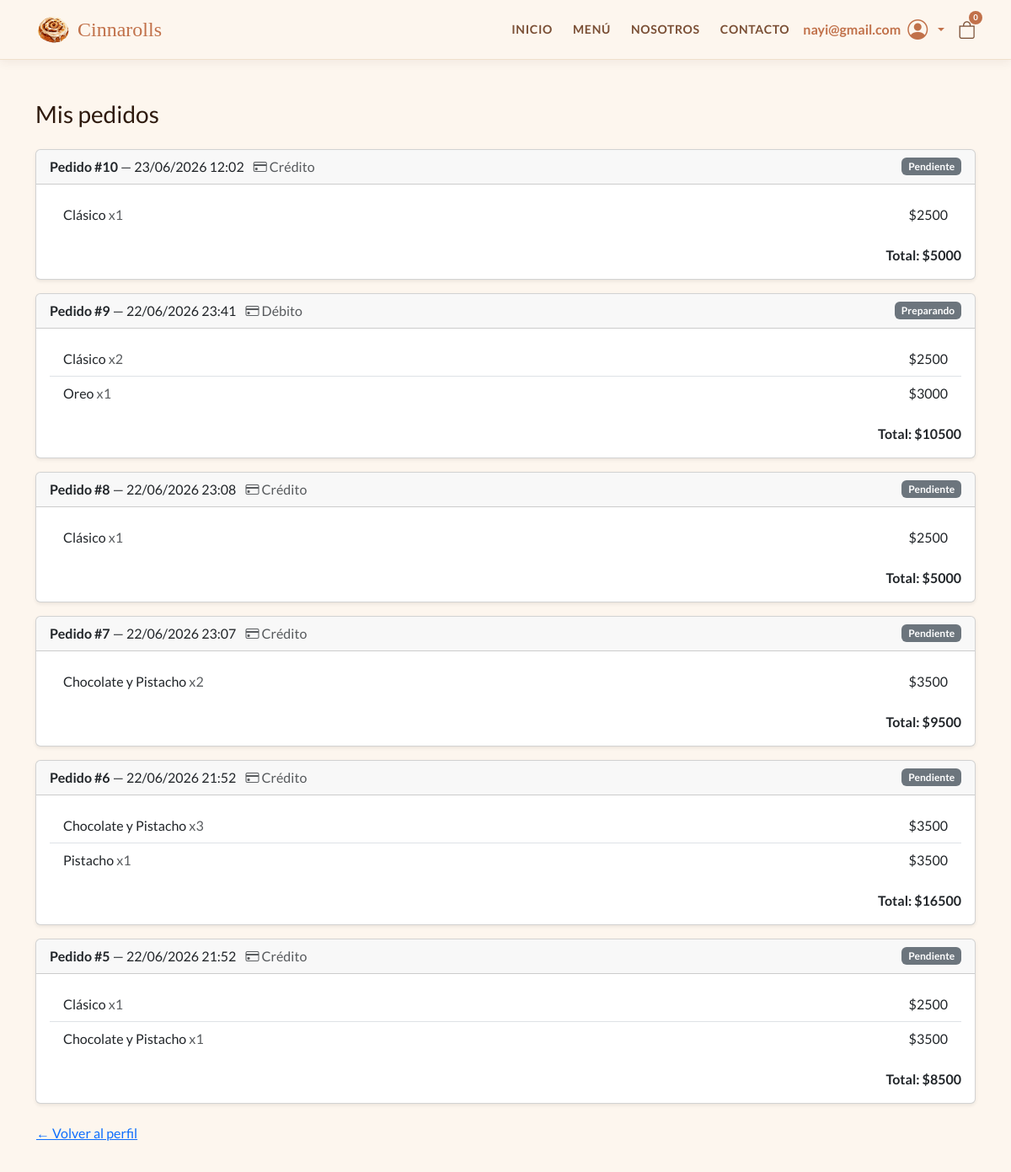
Page /mis-pedidos/ (signed in) on the committed database.
### appcanela/models.py (models this page shows, shortened)
class Pedido(models.Model):
    ESTADO_CHOICES = [
        ('pendiente', 'Pendiente'),
        ('preparando', 'Preparando'),
        ('entregado', 'Entregado'),
        ('cancelado', 'Cancelado'),
    ]
    PAGO_CHOICES = [
        ('credito', 'Crédito'),
        ('debito', 'Débito'),
        ('efectivo', 'Efectivo'),
    ]
    usuario = models.ForeignKey(User, on_delete=models.SET_NULL, null=True, blank=True)
    nombre_cliente = models.CharField(max_length=100, blank=True, null=True)
    metodo_pago = models.CharField(max_length=20, choices=PAGO_CHOICES)
    subtotal = models.IntegerField()
    total = models.IntegerField()
    estado = models.CharField(max_length=20, choices=ESTADO_CHOICES, default='pendiente')
    creado_en = models.DateTimeField(auto_now_add=True)
    direccion_entrega = models.CharField(max_length=200, blank=True, null=True)
    fecha_entrega = models.DateField(blank=True, null=True)
    correo_invitado = models.EmailField(blank=True, null=True)

class ItemPedido(models.Model):
    pedido = models.ForeignKey(Pedido, on_delete=models.CASCADE, related_name='items')
    nombre = models.CharField(max_length=100)
    precio = models.IntegerField()
    cantidad = models.IntegerField(default=1)

### appcanela/views.py (the view)
# urls.py: path('mis-pedidos/', views.mis_pedidos, name='mis_pedidos'),
@login_required
def mis_pedidos(request):
    pedidos = Pedido.objects.filter(usuario=request.user).order_by('-creado_en').prefetch_related('items')
    return render(request, 'appcanela/mis_pedidos.html', {'pedidos': pedidos})

### appcanela/context_processors.py (called while the page is built)
def configuracion_tienda(request):
    config = ConfiguracionTienda.get()
    return {
        "tienda_config": config,
        "tienda_abierta": config.esta_abierto_ahora(),
    }

### appcanela/models.py (called while the page is built)
    @classmethod
    def get(cls):
        obj, _ = cls.objects.get_or_create(pk=1)
        return obj

    def dias_atencion(self):
        return [
            self.atiende_lunes, self.atiende_martes, self.atiende_miercoles,
            self.atiende_jueves, self.atiende_viernes, self.atiende_sabado,
            self.atiende_domingo,
        ]

    def atiende_en_dia(self, fecha):
        return self.dias_atencion()[fecha.weekday()]

    def _to_time(self, valor):
        if isinstance(valor, str):
            return parse_time(valor)
        return valor

    def esta_abierto_ahora(self):
        from django.utils import timezone
        ahora = timezone.localtime()
        if not self.atiende_en_dia(ahora.date()):
            return False
        apertura = self._to_time(self.hora_apertura)
        cierre = self._to_time(self.hora_cierre)
        if apertura is None or cierre is None:
            return True  # si la config está incompleta, no bloqueamos
        return apertura <= ahora.time() <= cierre

### appcanela/templates/appcanela/mis_pedidos.html (shortened to what this page needs)
{% extends 'appcanela/base.html' %}
{% block content %}
<div class="container py-5">
  <h3 class="mb-4">Mis pedidos</h3>
  {% if pedidos %}
    {% for pedido in pedidos %}
    <div class="card mb-3 shadow-sm">
      <div class="card-header d-flex justify-content-between align-items-center">
        <span><strong>Pedido #{{ pedido.id }}</strong> — {{ pedido.creado_en|date:"d/m/Y H:i" }}
          <span class="text-muted ms-2"><i class="bi bi-credit-card"></i> {{ pedido.get_metodo_pago_display }}</span>
        </span>
        <span class="badge bg-secondary">{{ pedido.get_estado_display }}</span>
      </div>
      <div class="card-body">
        <ul class="list-group list-group-flush mb-3">
          {% for item in pedido.items.all %}
          <li class="list-group-item d-flex justify-content-between">
            <span>{{ item.nombre }} <span class="text-muted">x{{ item.cantidad }}</span></span>
            <span>${{ item.precio }}</span>
          </li>
          {% endfor %}
        </ul>
        <p class="text-end mb-0"><strong>Total: ${{ pedido.total }}</strong></p>
      </div>
    </div>
    {% endfor %}
  {% else %}
    <div class="text-center py-5">
      <p class="text-muted">No tienes pedidos aún.</p>
      <a href="{% url 'menu' %}" class="btn btn-outline-dark">Ver el menú</a>
    </div>
  {% endif %}
  <a href="{% url 'perfil' %}" class="btn btn-link ps-0">← Volver al perfil</a>
</div>
{% endblock %}

### appcanela/templates/appcanela/base.html (shortened to what this page needs)
{% load static %}
<!DOCTYPE html>
<html lang="es">
<head>
    <link href="https://cdn.jsdelivr.net/npm/bootstrap@5.3.8/dist/css/bootstrap.min.css" rel="stylesheet">
    <link href="https://cdn.jsdelivr.net/npm/bootstrap-icons@1.11.3/font/bootstrap-icons.min.css" rel="stylesheet">
    <link rel="stylesheet" href="{% static 'appcanela/css/mystyle.css' %}">
</head>
<body>
    {% block navbar %}
    <nav>
        <div class="container d-flex align-items-center">
            <a class="nav-brand" href="{% url 'index' %}">
                <img src="{% static 'appcanela/img/logo.png' %}" alt="Logo" style="width:42px;height:42px;object-fit:contain">
                Cinnarolls
            </a>
            <div class="nav-links ms-auto d-none d-md-flex align-items-center">
                <a href="{% url 'index' %}" class="{% block nav_inicio %}{% endblock %}">Inicio</a>
                <a href="{% url 'menu' %}" class="{% block nav_menu %}{% endblock %}">Menú</a>
                <a href="{% url 'nosotros' %}" class="{% block nav_nosotros %}{% endblock %}">Nosotros</a>
                <a href="{% url 'nosotros' %}#contacto">Contacto</a>
            </div>
            {% if user.is_authenticated %}
            <div class="dropdown ms-3">
                <a class="nav-login text-decoration-none dropdown-toggle d-flex align-items-center gap-2"
                   href="#" role="button" data-bs-toggle="dropdown" aria-expanded="false"
                   style="color:var(--cinnamon); font-weight:700;">
                   <span>{{ user.username }}</span>
                   <i class="bi bi-person-circle fs-4"></i>
                </a>
            </div>
            {% else %}
            <a href="{% url 'login' %}" class="nav-login ms-3 d-flex align-items-center gap-2" title="Iniciar sesión">
                <i class="bi bi-person-circle fs-5" style="color:var(--text-mid)"></i>
            </a>
            {% endif %}
            <a class="nav-cart ms-3" href="{% url 'carrito' %}">
                <i class="bi bi-bag"></i>
                <span id="cart-badge-count">0</span>
            </a>
        </div>
    </nav>
    {% endblock %}
    {% block content %}
    {% endblock %}
</body>
</html>

### appcanela/static/appcanela/css/mystyle.css (style rules this page uses)
:root { --cream: #fdf6ee; --warm-tan: #f0e0cc; --cinnamon: #c1714a; --dark-cin: #a05535; --espresso: #3b1f10; --soft-rose: #e8b49a; --text-dark: #2e1a0e; --text-mid: #7a4f35; }
* { box-sizing: border-box; }
body { font-family: 'Lato', sans-serif; background-color: var(--cream); color: var(--text-dark); margin: 0; }
nav { background: var(--cream); border-bottom: 1px solid var(--warm-tan); padding: 14px 0; position: sticky; top: 0; z-index: 100; box-shadow: 0 2px 12px rgba(59,31,16,.07); }
.nav-brand { font-family: 'Playfair Display', serif; font-size: 1.5rem; color: var(--cinnamon); text-decoration: none; display: flex; align-items: center; gap: 8px; }
.nav-links a { font-size: .88rem; font-weight: 700; letter-spacing: .05em; text-transform: uppercase; color: var(--text-mid); text-decoration: none; margin-left: 24px; transition: color .2s; }
.nav-cart { position: relative; color: var(--text-mid); font-size: 1.3rem; margin-left: 20px; }
.nav-cart span { position: absolute; top: -6px; right: -8px; background: var(--cinnamon); color: #fff; font-size: .6rem; width: 16px; height: 16px; border-radius: 50%; display: flex; align-items: center; justify-content: center; font-weight: 700; }
html { scroll-behavior: smooth; }

### rows in the picture
Pedido: id "10", creado_en "23/06/2026 12:02", metodo_pago "Crédito", estado "Pendiente", total "5000"
ItemPedido: nombre "Clásico", cantidad "1", precio "2500"
Pedido: id "9", creado_en "22/06/2026 23:41", metodo_pago "Débito", estado "Preparando", total "10500"
ItemPedido: nombre "Clásico", cantidad "2", precio "2500"
ItemPedido: nombre "Oreo", cantidad "1", precio "3000"
Pedido: id "8", creado_en "22/06/2026 23:08", metodo_pago "Crédito", estado "Pendiente", total "5000"
ItemPedido: nombre "Clásico", cantidad "1", precio "2500"
Pedido: id "7", creado_en "22/06/2026 23:07", metodo_pago "Crédito", estado "Pendiente", total "9500"
ItemPedido: nombre "Chocolate y Pistacho", cantidad "2", precio "3500"
Pedido: id "6", creado_en "22/06/2026 21:52", metodo_pago "Crédito", estado "Pendiente", total "16500"
ItemPedido: nombre "Chocolate y Pistacho", cantidad "3", precio "3500"
ItemPedido: nombre "Pistacho", cantidad "1", precio "3500"
Pedido: id "5", creado_en "22/06/2026 21:52", metodo_pago "Crédito", estado "Pendiente", total "8500"
ItemPedido: nombre "Clásico", cantidad "1", precio "2500"
ItemPedido: nombre "Chocolate y Pistacho", cantidad "1", precio "3500"

### other values in the picture
{{ user.username }} "nayi@gmail.com"
